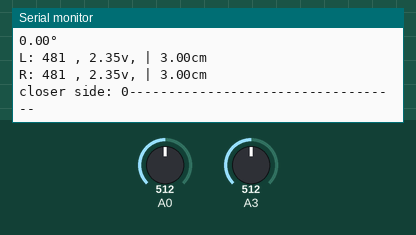
Bench run of a sketch on a simulated Arduino Uno, built with avr-gcc and run on an emulated ATmega328P. On the bench: the last lines printed to the serial monitor. Inputs (shaded band) come from the test bench; at power-on: A0 = 512, A3 = 512.

Above: at 1.2 s.
1.3 s: A0 set to 534
At 1.36 s:
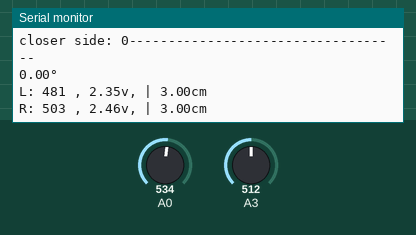
2.8 s: A3 set to 529
At 2.84 s:
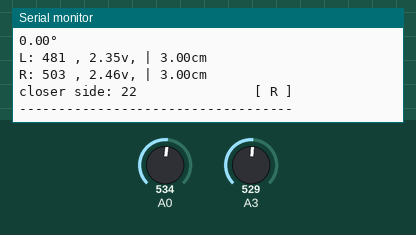
Timing chart, 0 to 5.8 s (numbered marks = the images above; inputs shaded):
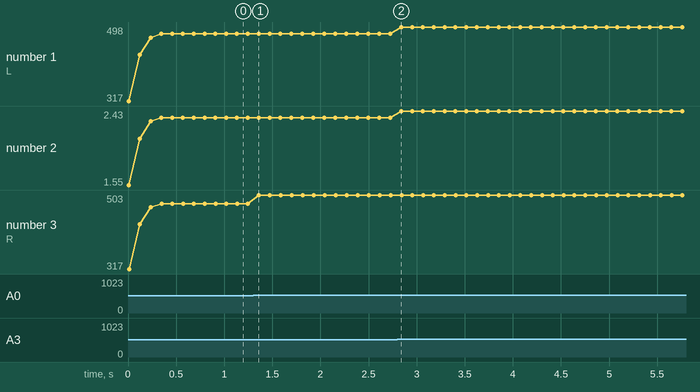

Measured:
- the behaviour switches between 517 and 518 on A0 (found by bisection; images 0 and 1)
- the behaviour switches between 528 and 529 on A3 (found by bisection; images 1 and 2)
- after the input at 1.3 s, the serial monitor: prints a new line after 0.06 s (image 1)
- plotted number 1: 481 → 498 after the input at 2.8 s
- plotted number 2: 2.35 → 2.43 after the input at 2.8 s
- plotted number 3: 481 → 503 after the input at 1.3 s

The sketch:

GP2Y0A51SK0F.ino
```cpp
void setup() {
  Serial.begin(115200);

}
// Maximum value of times_read_average:64  (2^16/1024)
unsigned int times_read_average = 32;
unsigned int sensorA_v = 0;
unsigned int sensorB_v = 0;
int sensor_diff = 0;

unsigned int sensorAB_distance = 10; //cm

// 2~15cm
//                      2     3    4    5    6    7   8     9   10   11   12   13   14   15
float table_voltage[] = {2.08,1.68,1.32,1.06,0.91,0.81,0.72,0.66,0.59,0.52,0.48,0.45,0.43,0.39};

typedef struct {
  float offset; //cm
  float distance; //cm,
  unsigned int adc;
  float voltage; //v
  int pin;
}SHARP;
SHARP sensorA = {0,0,0,0,A0};
SHARP sensorB = {0,0,0,0,A3};

void loop() {

  for(int i=1;i<=times_read_average;i++){
    sensorA.adc = (sensorA.adc*(times_read_average-1) + analogRead(sensorA.pin))/times_read_average;
  }
  for(int i=1;i<=times_read_average;i++){
    sensorB.adc = (sensorB.adc*(times_read_average-1) + analogRead(sensorB.pin))/times_read_average;
  }

  sensorA.voltage = sensorA.adc * (5.0 / 1023.0);
  sensorB.voltage = sensorB.adc * (5.0 / 1023.0);

  for(int i=0;i<14;i++){
    if(sensorA.voltage<= table_voltage[i]){
        sensorA.distance =i+2;
    }
    if(sensorB.voltage<= table_voltage[i]){
        sensorB.distance =i+2;
    }
  }
  Serial.print(asin((sensorA.distance-sensorB.distance)/sensorAB_distance)*180);
  Serial.println("°");


  Serial.print("L: ");
  Serial.print(sensorB.adc);
  Serial.print(" , ");
  Serial.print(sensorB.voltage);
  Serial.print("v, | ");
  Serial.print(sensorB.distance);
  Serial.println("cm");

  Serial.print("R: ");
  Serial.print(sensorA.adc);
  Serial.print(" , ");
  Serial.print(sensorA.voltage);
  Serial.print("v, | ");
  Serial.print(sensorA.distance);
  Serial.println("cm");

  Serial.print("closer side: ");
  sensor_diff = sensorA.adc - sensorB.adc;
  Serial.print(sensor_diff);
  if(sensor_diff>5){
    Serial.println("               [ R ]");
  }else if(sensor_diff<-5){
    Serial.println("               [ L ]");
  }

  Serial.println("-----------------------------------");

  delay(100);
}
```
